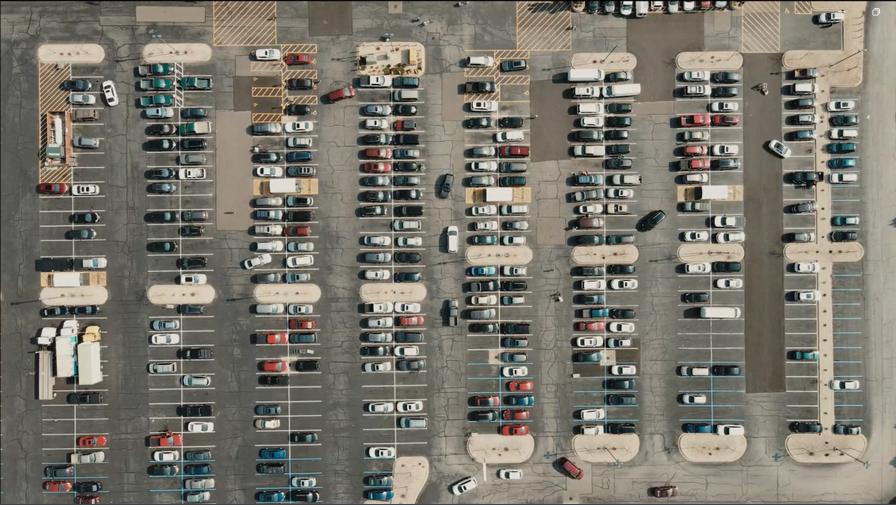
#> input picture large parkin space.png, 1792 x 1009 px, found by its file name (shown at 1/2 size)
$ python parkspacepicker1.py
#> lines starting #> are read from the running program, lines starting #| are printed output that depends on the picture
import cv2
import pickle

width ,height = 35 , 16

try:

    with open('CarParkPos1','rb')as f:
            posList=pickle.load(f)
except:

    posList=[]

def mouseClick(events,x,y,flags,param):
    if events==cv2.EVENT_LBUTTONDOWN:
        posList.append((x,y))
    elif events==cv2.EVENT_RBUTTONDOWN:
        for i,pos in enumerate(posList):
            x1,y1=pos
            if x1< x <x1+width and y1 < y < y1+height:
                posList.pop(i)
    with open('CarParkPos1','wb')as f:
        pickle.dump(posList,f)


while True:

    img = cv2.imread(r'C:\AL_DL\Automatic space detector\large parkin space.png')
#> img is the input picture: shape (1009, 1792, 3); mean B, G, R 108.9, 118.6, 122
    img=cv2.resize(img,(1000,600))
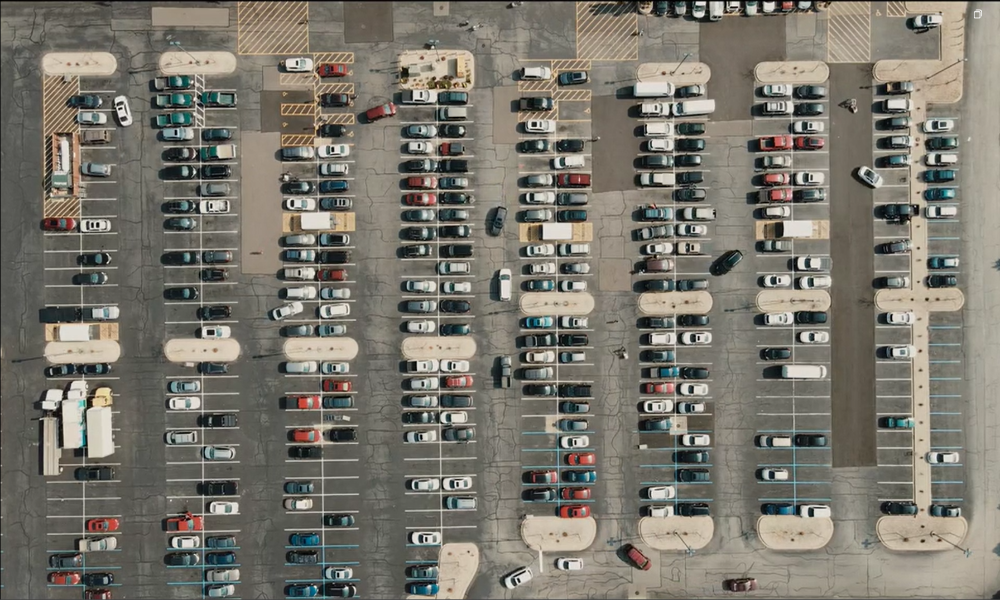
#> img: shape (600, 1000, 3); mean B, G, R 108.8, 118.4, 121.9
    #cv2.rectangle(img,(44,250),(81,269),(255,0,255),2)
    for pos in posList:
        cv2.rectangle(img,pos,(pos[0]+width,pos[1]+height),(255,0,255),2)

    cv2.imshow('img', img)
    cv2.setMouseCallback("img", mouseClick)
    if cv2.waitKey(1) == 27:  # Press 'Esc' key to exit the loop
#> (key Esc is pressed here)
        break

cv2.destroyAllWindows()
